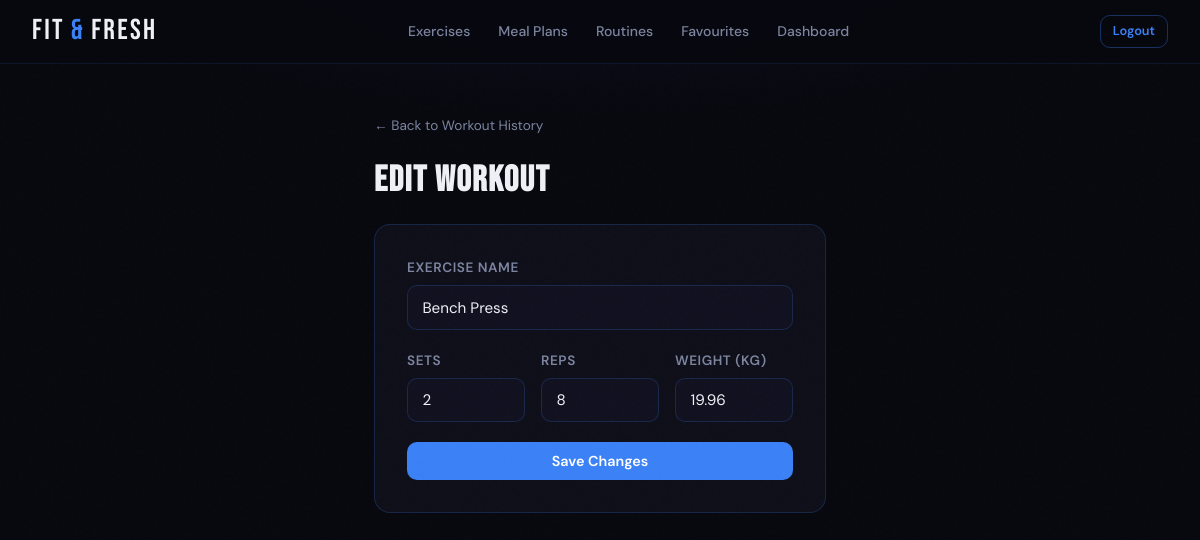
The page /edit-workout/1 (signed in) on the database its author committed.
### tables this page shows
CREATE TABLE workout (id INTEGER PRIMARY KEY AUTOINCREMENT, user_id INTEGER NOT NULL, workout_date TEXT NOT NULL DEFAULT (DATE('now')), exercise TEXT NOT NULL, sets INTEGER NOT NULL, reps INTEGER NOT NULL, weight REAL NOT NULL, FOREIGN KEY (user_id) REFERENCES user(id));

### App.py (the view, shortened to what this page needs)
@app.route("/edit-workout/<int:workout_id>", methods = ["GET", "POST"]) #This is a dynamic route based on the id of the object
def edit_workout(workout_id): #The parameter specifies which object to edit
    if "user_id" not in session:
        return redirect(url_for("home"))
    conn = get_db()
    workout = conn.execute("SELECT * FROM workout WHERE id = ?", (workout_id,)).fetchone() #Searches for the object based on its ID
    if not workout:
        conn.close()
        return "Workout not found", 404
    if workout["user_id"] != session["user_id"]:
        conn.close()
        return "Unasuthorised user", 403
    if request.method == "GET":
        conn.close()
        return render_template("edit_workout.html", workout = workout) #Returns the edit form

### DB_Models.py (called while the page is built)
def get_db():
    os.makedirs(os.path.dirname(DB_PATH), exist_ok = True) #Creates the instance folder if it doesn't exist
    conn = sqlite3.connect(DB_PATH, timeout = 10) #Connects to the database file. Timeout = 10 makes SQLite wait up to 10 seconds for a lock to clear instead of causing an error.
    conn.row_factory = sqlite3.Row #Allows columns to be accessed by name instead of index
    conn.execute("PRAGMA foreign_keys = ON") #Enforces foreign key constraints
    conn.execute("PRAGMA journal_mod = WAL") #Write-Ahead Logging lets reads and writes happen at the same time, greatly reducing "database is locked" errors
    conn.execute("PRAGMA busy_timeout = 10000") #Backup lock wait of 10 seconds at the SQLIte engine level
    return conn

### templates/edit_workout.html (shortened to what this page needs)
{% extends "base.html" %}
{% block content %}
<div class="page-sm">
    <a href="{{ url_for('workout_history') }}" class="back-link">← Back to Workout History</a>
    <h2 style="margin-bottom:1.5rem;">Edit Workout</h2>
    <div class="form-card">
        <form method="POST">
            <div class="form-group">
                <label class="form-label">Exercise Name</label>
                <input name="exercise" class="form-control" value="{{ workout.exercise }}" required>
            </div>
            <div style="display:grid;grid-template-columns:1fr 1fr 1fr;gap:1rem;">
                <div class="form-group">
                    <label class="form-label">Sets</label>
                    <input type="number" name="sets" class="form-control" value="{{ workout.sets }}" min="0" required>
                </div>
                <div class="form-group">
                    <label class="form-label">Reps</label>
                    <input type="number" name="reps" class="form-control" value="{{ workout.reps }}" min="0" required>
                </div>
                <div class="form-group">
                    <label class="form-label">Weight (kg)</label>
                    <input type="number" name="weight" class="form-control" value="{{ workout.weight }}" step="0.1" min="0" required>
                </div>
            </div>
            <button type="submit" class="btn btn-primary btn-full">Save Changes</button>
        </form>
    </div>
</div>
{% endblock %}

### static/style.css (style rules this page uses)
:root { --bg: #08080f; --bg-card: #0f0f1a; --bg-raised: #161625; --bg-input: #111120; --accent: #3b82f6; --accent-dim: #1d4ed8; --accent-glow: rgba(59,130,246,0.18); --accent-line: rgba(59,130,246,0.35); --text: #eef0f6; --text-muted: #7c85a0; --text-dim: #3a3f55; --border: rgba(59,130,246,0.12); --border-card: rgba(59,130,246,0.20); --success: #10b981; --danger: #ef4444; --warning: #f59e0b; --radius: 10px; --radius-lg: 16px; --nav-h: 64px; }
*, *::before, *::after { box-sizing: border-box; margin: 0; padding: 0; }
html { scroll-behavior: smooth; }
body { font-family: 'DM Sans', sans-serif; background: var(--bg); color: var(--text); min-height: 100vh; line-height: 1.6; background-image: radial-gradient(ellipse 80% 50% at 50% -20%, rgba(59,130,246,0.08) 0%, transparent 70%); }
body::before { content: ''; position: fixed; inset: 0; pointer-events: none; z-index: 0; opacity: 0.4; }
h1, h2, h3 { font-family: 'Bebas Neue', sans-serif; letter-spacing: 0.04em; line-height: 1.1; }
h2 { font-size: clamp(1.6rem, 3vw, 2.4rem); }
a { color: var(--accent); text-decoration: none; transition: color .2s; }
.page-sm { max-width: 500px; margin: 0 auto; padding: 3rem 1.5rem 4rem; }
.btn { display: inline-flex; align-items: center; gap: 0.4rem; padding: 0.6rem 1.25rem; border-radius: var(--radius); font-family: 'DM Sans', sans-serif; font-size: 0.9rem; font-weight: 600; cursor: pointer; border: none; transition: all .2s; text-decoration: none !important; white-space: nowrap; }
.btn-primary { background: var(--accent); color: #fff; }
.btn-full { width: 100%; justify-content: center; }
.form-card { background: var(--bg-card); border: 1px solid var(--border-card); border-radius: var(--radius-lg); padding: 2rem; }
.form-group { display: flex; flex-direction: column; gap: 0.4rem; margin-bottom: 1.25rem; }
.form-label { font-size: 0.85rem; font-weight: 600; color: var(--text-muted); letter-spacing: 0.04em; text-transform: uppercase; }
.form-control { width: 100%; padding: 0.7rem 0.9rem; background: var(--bg-input); border: 1px solid var(--border-card); border-radius: var(--radius); color: var(--text); font-family: 'DM Sans', sans-serif; font-size: 0.95rem; transition: border-color .2s, box-shadow .2s; outline: none; }
.form-control::placeholder { color: var(--text-dim); }
.back-link { display: inline-flex; align-items: center; gap: 0.4rem; font-size: 0.85rem; color: var(--text-muted) !important; margin-bottom: 1.5rem; transition: color .2s; }

### rows shown on the page
workout: exercise "Bench Press", sets "2", reps "8", weight "19.96"
